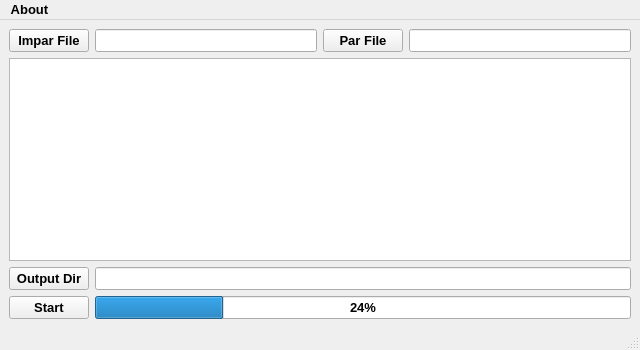
<?xml version="1.0" encoding="UTF-8"?>
<ui version="4.0">
 <class>MainWindowT</class>
 <widget class="QMainWindow" name="MainWindowT">
  <property name="geometry">
   <rect>
    <x>0</x>
    <y>0</y>
    <width>640</width>
    <height>350</height>
   </rect>
  </property>
  <property name="minimumSize">
   <size>
    <width>640</width>
    <height>350</height>
   </size>
  </property>
  <property name="font">
   <font>
    <pointsize>10</pointsize>
    <bold>true</bold>
   </font>
  </property>
  <property name="windowTitle">
   <string>TwoFacesOnePage</string>
  </property>
  <widget class="QWidget" name="centralwidget">
   <layout class="QGridLayout" name="gridLayout_2">
    <item row="0" column="0">
     <layout class="QGridLayout" name="gridLayout">
      <item row="0" column="0">
       <widget class="QPushButton" name="imparButton">
        <property name="font">
         <font>
          <pointsize>10</pointsize>
          <bold>true</bold>
         </font>
        </property>
        <property name="toolTip">
         <string>Selecciona el fichero pdf con la pagina impares</string>
        </property>
        <property name="text">
         <string>Impar File</string>
        </property>
       </widget>
      </item>
      <item row="0" column="1">
       <widget class="QLineEdit" name="imparFile">
        <property name="toolTip">
         <string>Pdf con las paginas impares</string>
        </property>
        <property name="text">
         <string/>
        </property>
       </widget>
      </item>
      <item row="0" column="2">
       <widget class="QPushButton" name="parButton">
        <property name="font">
         <font>
          <family>Segoe UI</family>
          <pointsize>10</pointsize>
          <bold>true</bold>
         </font>
        </property>
        <property name="toolTip">
         <string>Selecciona el fichero pdf con la pagina pares en orden inverso</string>
        </property>
        <property name="text">
         <string>Par File</string>
        </property>
       </widget>
      </item>
      <item row="0" column="3">
       <widget class="QLineEdit" name="parFile">
        <property name="toolTip">
         <string>Pdf con las paginas pares en orden inverso</string>
        </property>
       </widget>
      </item>
      <item row="2" column="0">
       <widget class="QPushButton" name="OutputButton">
        <property name="toolTip">
         <string>Selecciona la carpeta de destino para el nuevo fichero pdf combinado</string>
        </property>
        <property name="text">
         <string>Output Dir</string>
        </property>
       </widget>
      </item>
      <item row="2" column="1" colspan="3">
       <widget class="QLineEdit" name="outFile">
        <property name="toolTip">
         <string>Carpeta de destino</string>
        </property>
       </widget>
      </item>
      <item row="3" column="0">
       <widget class="QPushButton" name="startButton">
        <property name="font">
         <font>
          <pointsize>10</pointsize>
          <bold>true</bold>
         </font>
        </property>
        <property name="toolTip">
         <string>GoGoGooo</string>
        </property>
        <property name="text">
         <string>Start</string>
        </property>
       </widget>
      </item>
      <item row="3" column="1" colspan="3">
       <widget class="QProgressBar" name="progressBar">
        <property name="font">
         <font>
          <pointsize>10</pointsize>
          <bold>true</bold>
         </font>
        </property>
        <property name="value">
         <number>24</number>
        </property>
       </widget>
      </item>
      <item row="1" column="0" colspan="4">
       <widget class="QListWidget" name="listWidget">
        <property name="font">
         <font>
          <pointsize>10</pointsize>
          <bold>true</bold>
         </font>
        </property>
       </widget>
      </item>
     </layout>
    </item>
   </layout>
  </widget>
  <widget class="QMenuBar" name="menubar">
   <property name="enabled">
    <bool>true</bool>
   </property>
   <property name="geometry">
    <rect>
     <x>0</x>
     <y>0</y>
     <width>640</width>
     <height>23</height>
    </rect>
   </property>
   <property name="font">
    <font>
     <pointsize>10</pointsize>
     <bold>true</bold>
    </font>
   </property>
   <property name="toolTip">
    <string>Acerca de ...</string>
   </property>
   <property name="autoFillBackground">
    <bool>false</bool>
   </property>
   <widget class="QMenu" name="menuAbout">
    <property name="geometry">
     <rect>
      <x>269</x>
      <y>128</y>
      <width>274</width>
      <height>72</height>
     </rect>
    </property>
    <property name="font">
     <font>
      <pointsize>10</pointsize>
      <bold>true</bold>
     </font>
    </property>
    <property name="toolTip">
     <string/>
    </property>
    <property name="title">
     <string>About</string>
    </property>
    <addaction name="actionTwoFacesOnePage_LeoCroms2023"/>
   </widget>
   <addaction name="menuAbout"/>
  </widget>
  <widget class="QStatusBar" name="statusbar"/>
  <action name="actionTwoFacesOnePage_LeoCroms2023">
   <property name="text">
    <string>TwoFacesOnePage@LeoCroms2023</string>
   </property>
  </action>
 </widget>
 <resources/>
 <connections>
  <connection>
   <sender>imparFile</sender>
   <signal>editingFinished()</signal>
   <receiver>imparFile</receiver>
   <slot>copy()</slot>
   <hints>
    <hint type="sourcelabel">
     <x>203</x>
     <y>45</y>
    </hint>
    <hint type="destinationlabel">
     <x>203</x>
     <y>45</y>
    </hint>
   </hints>
  </connection>
  <connection>
   <sender>parFile</sender>
   <signal>editingFinished()</signal>
   <receiver>parFile</receiver>
   <slot>copy()</slot>
   <hints>
    <hint type="sourcelabel">
     <x>516</x>
     <y>45</y>
    </hint>
    <hint type="destinationlabel">
     <x>516</x>
     <y>45</y>
    </hint>
   </hints>
  </connection>
  <connection>
   <sender>outFile</sender>
   <signal>editingFinished()</signal>
   <receiver>outFile</receiver>
   <slot>copy()</slot>
   <hints>
    <hint type="sourcelabel">
     <x>360</x>
     <y>274</y>
    </hint>
    <hint type="destinationlabel">
     <x>360</x>
     <y>274</y>
    </hint>
   </hints>
  </connection>
  <connection>
   <sender>imparButton</sender>
   <signal>clicked()</signal>
   <receiver>imparButton</receiver>
   <slot>click()</slot>
   <hints>
    <hint type="sourcelabel">
     <x>47</x>
     <y>45</y>
    </hint>
    <hint type="destinationlabel">
     <x>47</x>
     <y>45</y>
    </hint>
   </hints>
  </connection>
  <connection>
   <sender>parButton</sender>
   <signal>clicked()</signal>
   <receiver>parButton</receiver>
   <slot>click()</slot>
   <hints>
    <hint type="sourcelabel">
     <x>360</x>
     <y>45</y>
    </hint>
    <hint type="destinationlabel">
     <x>360</x>
     <y>45</y>
    </hint>
   </hints>
  </connection>
  <connection>
   <sender>OutputButton</sender>
   <signal>clicked()</signal>
   <receiver>OutputButton</receiver>
   <slot>click()</slot>
   <hints>
    <hint type="sourcelabel">
     <x>47</x>
     <y>274</y>
    </hint>
    <hint type="destinationlabel">
     <x>47</x>
     <y>274</y>
    </hint>
   </hints>
  </connection>
  <connection>
   <sender>startButton</sender>
   <signal>clicked()</signal>
   <receiver>startButton</receiver>
   <slot>click()</slot>
   <hints>
    <hint type="sourcelabel">
     <x>47</x>
     <y>305</y>
    </hint>
    <hint type="destinationlabel">
     <x>47</x>
     <y>305</y>
    </hint>
   </hints>
  </connection>
 </connections>
</ui>
